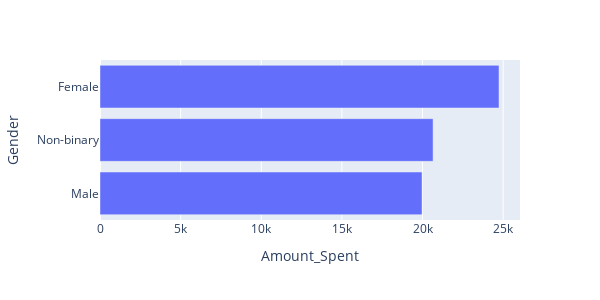

The notebook cell this image was saved under:
### Markdown cell above
### 2. Perbandingan jumlah belanja berdasarkan gender

### Code cell
# membuat dataframe baru df_gender dimana hasil group by gender dengan jumlah amount spent 
# lalu buat bar cchart dengan x=amount spent dan y= Gender
df_gender = main.groupby('Gender')['Amount_Spent'].sum().reset_index()
fig = px.bar(df_gender, x='Amount_Spent', y='Gender', height=300, width=600)
fig.update_layout(yaxis={'categoryorder':'total ascending'}) 
fig.show()

### Figure 1 — Plotly figure (JSON) as saved in the notebook; plotly's stock layout.template omitted (floating-point values rounded to 4 significant figures)
{"data": [{"hovertemplate": "Amount_Spent=%{x}<br>Gender=%{y}<extra></extra>", "legendgroup": "", "marker": {"color": "#636efa", "pattern": {"shape": ""}}, "name": "", "orientation": "h", "showlegend": false, "textposition": "auto", "type": "bar", "x": [24740.0, 19970.0, 20660.0], "xaxis": "x", "y": ["Female", "Male", "Non-binary"], "yaxis": "y"}], "layout": {"barmode": "relative", "height": 300, "legend": {"tracegroupgap": 0}, "margin": {"t": 60}, "width": 600, "xaxis": {"anchor": "y", "domain": [0, 1], "title": {"text": "Amount_Spent"}}, "yaxis": {"anchor": "x", "categoryorder": "total ascending", "domain": [0, 1], "title": {"text": "Gender"}}}}
